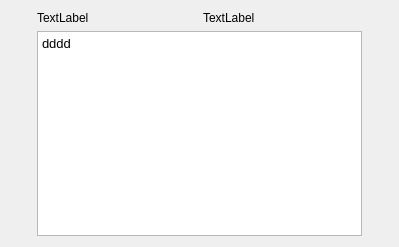
<?xml version="1.0" encoding="UTF-8"?>
<ui version="4.0">
 <class>MessageItemView</class>
 <widget class="QWidget" name="MessageItemView">
  <property name="geometry">
   <rect>
    <x>0</x>
    <y>0</y>
    <width>399</width>
    <height>247</height>
   </rect>
  </property>
  <property name="windowTitle">
   <string>Form</string>
  </property>
  <layout class="QHBoxLayout" name="horizontalLayout_2">
   <item>
    <layout class="QVBoxLayout" name="verticalLayout_3">
     <item>
      <widget class="QLabel" name="label">
       <property name="text">
        <string/>
       </property>
       <property name="pixmap">
        <pixmap resource="rcc.qrc">:/icons/icon_avatar_40.png</pixmap>
       </property>
      </widget>
     </item>
     <item>
      <spacer name="verticalSpacer">
       <property name="orientation">
        <enum>Qt::Vertical</enum>
       </property>
       <property name="sizeHint" stdset="0">
        <size>
         <width>20</width>
         <height>40</height>
        </size>
       </property>
      </spacer>
     </item>
    </layout>
   </item>
   <item>
    <layout class="QVBoxLayout" name="verticalLayout">
     <item>
      <layout class="QHBoxLayout" name="horizontalLayout">
       <item>
        <widget class="QLabel" name="label_3">
         <property name="text">
          <string>TextLabel</string>
         </property>
         <property name="textInteractionFlags">
          <set>Qt::LinksAccessibleByMouse|Qt::TextSelectableByMouse</set>
         </property>
        </widget>
       </item>
       <item>
        <widget class="QLabel" name="label_4">
         <property name="text">
          <string>TextLabel</string>
         </property>
         <property name="textInteractionFlags">
          <set>Qt::LinksAccessibleByMouse|Qt::TextSelectableByMouse</set>
         </property>
        </widget>
       </item>
      </layout>
     </item>
     <item>
      <widget class="QTextBrowser" name="textBrowser">
       <property name="html">
        <string>&lt;!DOCTYPE HTML PUBLIC &quot;-//W3C//DTD HTML 4.0//EN&quot; &quot;http://www.w3.org/TR/REC-html40/strict.dtd&quot;&gt;
&lt;html&gt;&lt;head&gt;&lt;meta name=&quot;qrichtext&quot; content=&quot;1&quot; /&gt;&lt;style type=&quot;text/css&quot;&gt;
p, li { white-space: pre-wrap; }
&lt;/style&gt;&lt;/head&gt;&lt;body style=&quot; font-family:'文泉驿微米黑'; font-size:10pt; font-weight:400; font-style:normal;&quot;&gt;
&lt;p style=&quot; margin-top:0px; margin-bottom:0px; margin-left:0px; margin-right:0px; -qt-block-indent:0; text-indent:0px;&quot;&gt;dddd&lt;/p&gt;&lt;/body&gt;&lt;/html&gt;</string>
       </property>
       <property name="openExternalLinks">
        <bool>true</bool>
       </property>
      </widget>
     </item>
    </layout>
   </item>
   <item>
    <layout class="QVBoxLayout" name="verticalLayout_2">
     <item>
      <widget class="QLabel" name="label_2">
       <property name="text">
        <string/>
       </property>
       <property name="pixmap">
        <pixmap resource="rcc.qrc">:/icons/icon_avatar_40.png</pixmap>
       </property>
      </widget>
     </item>
     <item>
      <spacer name="verticalSpacer_2">
       <property name="orientation">
        <enum>Qt::Vertical</enum>
       </property>
       <property name="sizeHint" stdset="0">
        <size>
         <width>20</width>
         <height>40</height>
        </size>
       </property>
      </spacer>
     </item>
    </layout>
   </item>
  </layout>
 </widget>
 <resources>
  <include location="rcc.qrc"/>
 </resources>
 <connections/>
</ui>
